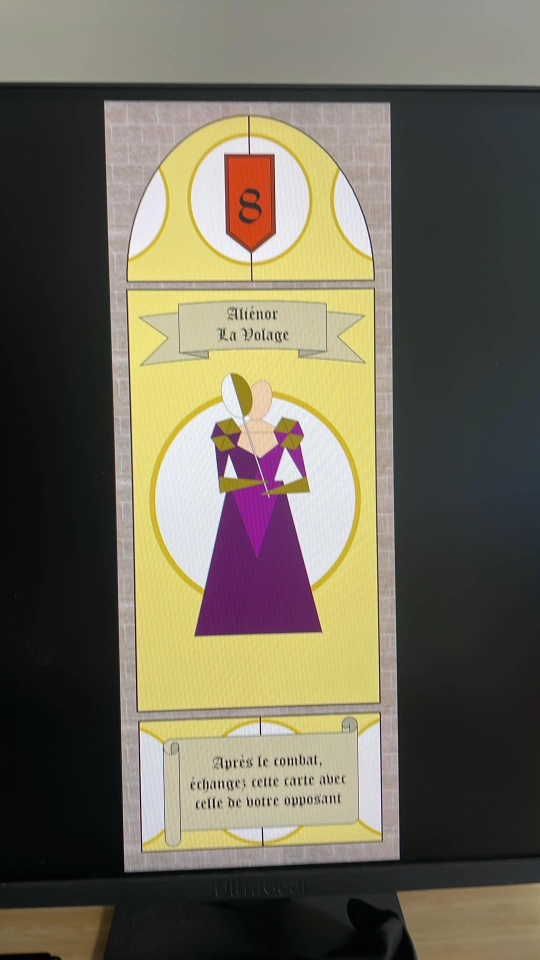
#> input picture tournoi-des-douzes/assets/alienor.jpeg, 1080 x 1920 px (shown at 1/2 size); its folder holds only this picture in this run
$ python extract_cards.py ../assets/alienor.jpeg
#> lines starting #> are read from the running program, lines starting #| are printed output that depends on the picture; after the words box and inside, x2 and y2 are one past the last pixel; in counts of white or black regions, pixels touching at a corner belong together
#!/usr/bin/env python3
"""Extrait le rectangle de la carte depuis les photos d'écran de assets/.

Les sources sont des photos d'un moniteur : fond noir, mur clair en haut,
bureau en bas. La carte est un rectangle très allongé (~1:2.6) bordé de pierre
claire. On isole la carte, on corrige la perspective, et on écrit un PNG net
dans cards/.

Usage : python3 tools/extract_cards.py [--debug]
"""
import sys
import pathlib
import cv2
import numpy as np

ROOT = pathlib.Path(__file__).resolve().parent.parent
SRC = ROOT / "assets"
OUT = ROOT / "cards"
DBG = pathlib.Path(
    "/private/tmp/claude-501/-Users-Novatix-Documents-projects-games/"
    "6146b6f1-e560-40d5-a662-081b776e47e8/scratchpad/dbg"
)

# Redressement en pleine résolution, puis export web.
OUT_W, OUT_H = 620, 1600
WEB_W, WEB_H = 465, 1200
WEBP_Q = 86

DEBUG = "--debug" in sys.argv
KEEP_PNG = "--png" in sys.argv


def order_corners(pts):
    """Ordonne 4 points en (haut-gauche, haut-droite, bas-droite, bas-gauche)."""
    pts = np.array(pts, dtype=np.float32).reshape(4, 2)
    c = pts.mean(axis=0)
    ang = np.arctan2(pts[:, 1] - c[1], pts[:, 0] - c[0])
    # tri horaire en partant du coin haut-gauche (angle ~ -135°)
    idx = np.argsort((ang + 2 * np.pi + np.pi * 0.75) % (2 * np.pi))
    return pts[idx]


def fill_holes(mask):
    """Remplit les cavités closes sans dilater la silhouette.

    Une cavité = composante du fond qui ne touche aucun bord de l'image.
    """
    h, w = mask.shape
    inv = cv2.bitwise_not(mask)
    n, labels, stats, _ = cv2.connectedComponentsWithStats(inv, 4)
    out = mask.copy()
    for i in range(1, n):
        x, y, cw, ch, _ = stats[i]
        if x <= 0 or y <= 0 or x + cw >= w or y + ch >= h:
            continue  # relié à l'extérieur : ce n'est pas un trou
        out[labels == i] = 255
    return out


def card_mask(bgr, thresh=78):
    """Masque binaire de la carte : clair, non collé aux bords de l'image."""
    gray = cv2.cvtColor(bgr, cv2.COLOR_BGR2GRAY)
    gray = cv2.GaussianBlur(gray, (5, 5), 0)
    # Tout ce qui n'est pas le noir du moniteur / de l'écran.
    mask = (gray > thresh).astype(np.uint8) * 255

    # Petite fermeture : soude le liseré de pierre là où le JPEG l'a grignoté,
    # sans franchir le cadre noir du moniteur (~40 px).
    k = cv2.getStructuringElement(cv2.MORPH_ELLIPSE, (7, 7))
    mask = cv2.morphologyEx(mask, cv2.MORPH_CLOSE, k)
    mask = fill_holes(mask)

    # Supprime les composantes qui touchent un bord (mur, bureau, reflets).
    h, w = mask.shape
    n, labels, stats, _ = cv2.connectedComponentsWithStats(mask, 8)
    keep = np.zeros_like(mask)
    for i in range(1, n):
        x, y, cw, ch, area = stats[i]
        if x <= 1 or y <= 1 or x + cw >= w - 1 or y + ch >= h - 1:
            continue
        if area < 0.02 * h * w:
            continue
        keep[labels == i] = 255
    # Lisse le contour final (le liseré peut rester dentelé).
    k2 = cv2.getStructuringElement(cv2.MORPH_ELLIPSE, (15, 15))
    keep = cv2.morphologyEx(keep, cv2.MORPH_CLOSE, k2)
    return fill_holes(keep)


def find_quad(mask):
    """Quadrilatère de la carte, ou None."""
    cnts, _ = cv2.findContours(mask, cv2.RETR_EXTERNAL, cv2.CHAIN_APPROX_SIMPLE)
    if not cnts:
        return None
    best, best_area = None, 0
    for c in cnts:
        area = cv2.contourArea(c)
        if area < best_area:
            continue
        hull = cv2.convexHull(c)
        peri = cv2.arcLength(hull, True)
        quad = None
        # epsilon croissant jusqu'à tomber sur 4 sommets
        for eps in np.arange(0.005, 0.10, 0.002):
            ap = cv2.approxPolyDP(hull, eps * peri, True)
            if len(ap) == 4:
                quad = ap
                break
            if len(ap) < 4:
                break
        if quad is None:
            rect = cv2.minAreaRect(hull)
            quad = cv2.boxPoints(rect).reshape(4, 1, 2)
        pts = order_corners(quad)
        wtop = np.linalg.norm(pts[1] - pts[0])
        wbot = np.linalg.norm(pts[2] - pts[3])
        hl = np.linalg.norm(pts[3] - pts[0])
        hr = np.linalg.norm(pts[2] - pts[1])
        ratio = ((wtop + wbot) / 2) / max((hl + hr) / 2, 1)
        if not (0.28 <= ratio <= 0.52):
            continue
        best, best_area = pts, area
    return best


def process(path):
    bgr = cv2.imread(str(path))
#> bgr is the input picture: shape (1920, 1080, 3); mean B, G, R 89, 105.1, 110.9
    if bgr is None:
        raise SystemExit(f"lecture impossible : {path}")
    quad = mask = None
    for thresh in (78, 60, 95, 110, 45):
        mask = card_mask(bgr, thresh)
        quad = find_quad(mask)
        if quad is not None:
            break
#> this loop made 1 pass
#> quad on pass 1: [[210, 200], [780, 206], [797, 1719], [249, 1742]]
#> pass 1, in card_mask, `gray = cv2.cvtColor(bgr, cv2.COLOR_BGR2GRAY)`:
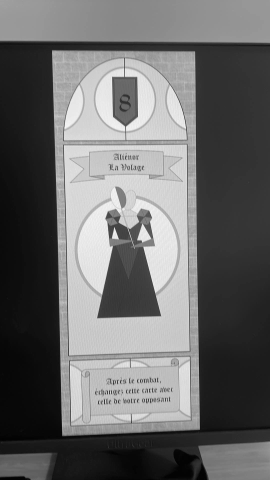
#> gray: shape (1920, 1080) (shown at 1/4 size); min 0, max 255, mean 105
#> pass 1, in card_mask, `mask = (gray > thresh).astype(np.uint8) * 255`:
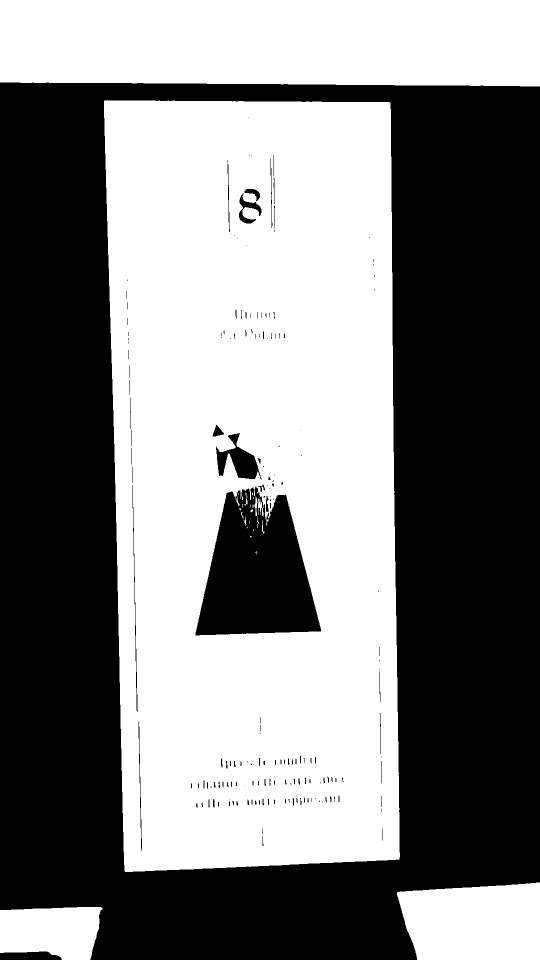
#> mask: shape (1920, 1080) (shown at 1/2 size); 50% white; 31 white regions (20 under 20 px), largest, box (x1, y1, x2, y2) and area: (208, 200, 800, 1744) 796500, (0, 0, 1080, 173) 182082, (794, 1765, 1080, 1920) 38917
#> pass 1, in card_mask, `mask = cv2.morphologyEx(mask, cv2.MORPH_CLOSE, k)`:
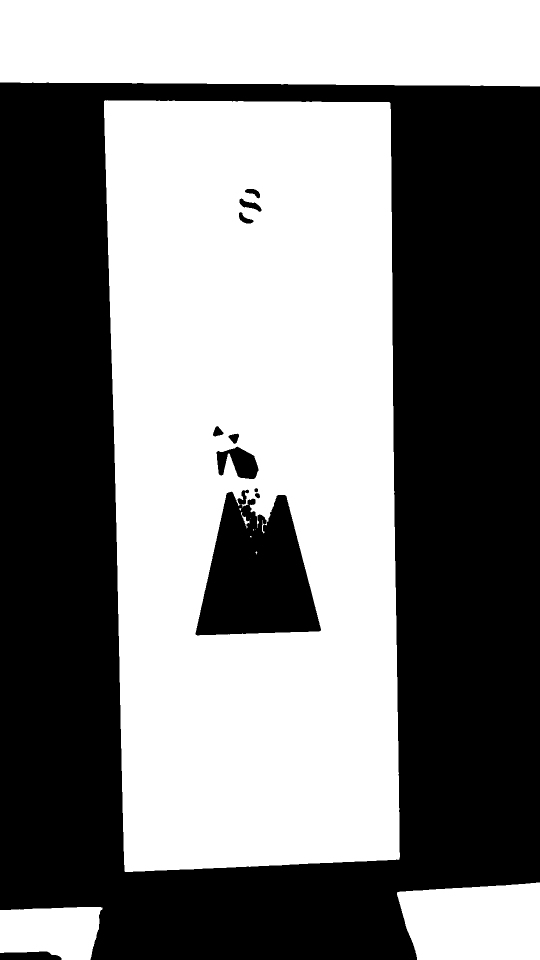
#> mask: shape (1920, 1080) (shown at 1/2 size); 50.2% white; 11 black regions, largest, box (x1, y1, x2, y2) and area: (0, 165, 1080, 1920) 975682, (391, 979, 642, 1271) 49235, (433, 893, 517, 958) 3320
#> after the loop:
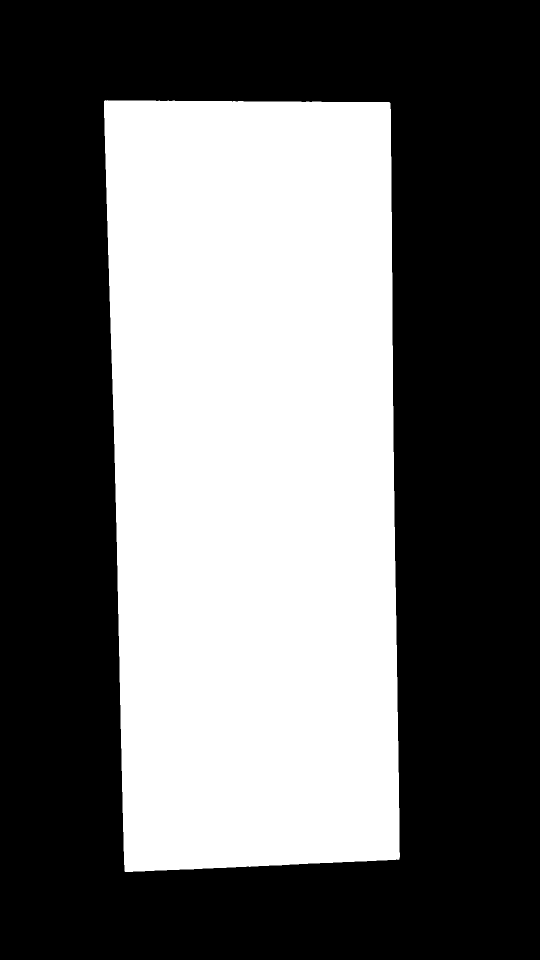
#> mask: shape (1920, 1080) (shown at 1/2 size); 41.3% white; 1 white region, box (x1, y1, x2, y2) and area: (208, 200, 800, 1744) 856978
    if quad is None:
        raise SystemExit(f"carte introuvable : {path.name}")

    dst = np.array(
        [[0, 0], [OUT_W - 1, 0], [OUT_W - 1, OUT_H - 1], [0, OUT_H - 1]],
        dtype=np.float32,
    )
    M = cv2.getPerspectiveTransform(quad.astype(np.float32), dst)
#> M = [[1.05, -0.0266, -215.7], [-0.0104, 0.986, -195], [-3.34e-05, -2.35e-05, 1]]
    warp = cv2.warpPerspective(
        bgr, M, (OUT_W, OUT_H), flags=cv2.INTER_CUBIC, borderMode=cv2.BORDER_REPLICATE
    )
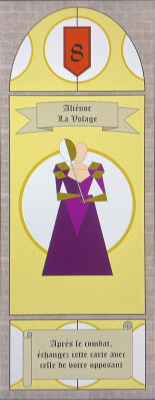
#> warp: shape (1600, 620, 3) (shown at 1/4 size); mean B, G, R 144.8, 178.9, 194.6

    if DEBUG:
        DBG.mkdir(parents=True, exist_ok=True)
        vis = bgr.copy()
        cv2.polylines(vis, [quad.astype(np.int32)], True, (0, 255, 0), 6)
        for i, p in enumerate(quad.astype(int)):
            cv2.circle(vis, tuple(p), 18, (0, 0, 255), -1)
            cv2.putText(vis, str(i), tuple(p), cv2.FONT_HERSHEY_SIMPLEX, 2, (255, 255, 255), 4)
        cv2.imwrite(str(DBG / f"quad-{path.stem}.jpg"), vis)
        cv2.imwrite(str(DBG / f"mask-{path.stem}.jpg"), mask)

    return warp, quad


# La photo du Père Pair a été prise pendant une lecture vidéo : la barre de
# contrôle translucide recouvre le liseré de pierre du bas. On la remplace par
# le même liseré pris sur une autre carte (même canevas 620×1600 après
# redressement), en recalant la teinte sur celle de la photo cible.
PATCH_BOTTOM = {"le-pere-pair": ("jeanne", 1556)}


# [19 lines left out: function patch_bottom, not called in this run]


def finish(warp):
    """Nettoyage léger : les sources sont des photos de dalle LCD (moiré, franges).

    Débruitage bilatéral pour effacer le tramage sans manger les lettrines
    gothiques, léger accentuage, puis saturation un peu relevée.
    """
    img = cv2.bilateralFilter(warp, 7, 42, 9)
    small = cv2.resize(img, (WEB_W, WEB_H), interpolation=cv2.INTER_AREA)
    blur = cv2.GaussianBlur(small, (0, 0), 1.1)
    sharp = cv2.addWeighted(small, 1.45, blur, -0.45, 0)
    hsv = cv2.cvtColor(sharp, cv2.COLOR_BGR2HSV).astype(np.float32)
    hsv[..., 1] = np.clip(hsv[..., 1] * 1.10, 0, 255)
    return cv2.cvtColor(hsv.astype(np.uint8), cv2.COLOR_HSV2BGR)


# [10 lines left out: function make_icons, not called in this run]


def main():
    OUT.mkdir(exist_ok=True)
    cards, quads = {}, {}
    for path in sorted(SRC.glob("*.jpeg")):
        warp, quad = process(path)
#> quad = [[210, 200], [780, 206], [797, 1719], [249, 1742]]
        cards[path.stem] = warp
        quads[path.stem] = quad

    for name in PATCH_BOTTOM:
        if name in cards:
            cards[name] = patch_bottom(name, cards[name], cards)
#> after the loop, cards = 1 item

    for name, warp in cards.items():
        web = finish(warp)
        out = OUT / f"{name}.webp"
        cv2.imwrite(str(out), web, [cv2.IMWRITE_WEBP_QUALITY, WEBP_Q])
        if KEEP_PNG:
            cv2.imwrite(str(OUT / f"{name}.png"), warp, [cv2.IMWRITE_PNG_COMPRESSION, 9])
        kb = out.stat().st_size / 1024
        print(f"{name:18s} -> {out.name:22s} {WEB_W}x{WEB_H}  {kb:5.1f} ko")
#> this loop made 1 pass
#> name on pass 1: 'alienor'
#> pass 1, in finish, `small = cv2.resize(img, (WEB_W, WEB_H), interpolation=cv2.INTER_AREA)`:
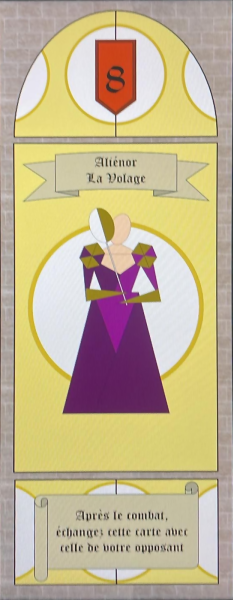
#> small: shape (1200, 465, 3) (shown at 1/2 size); mean B, G, R 144.8, 178.9, 194.6
#> pass 1, in finish, `blur = cv2.GaussianBlur(small, (0, 0), 1.1)`:
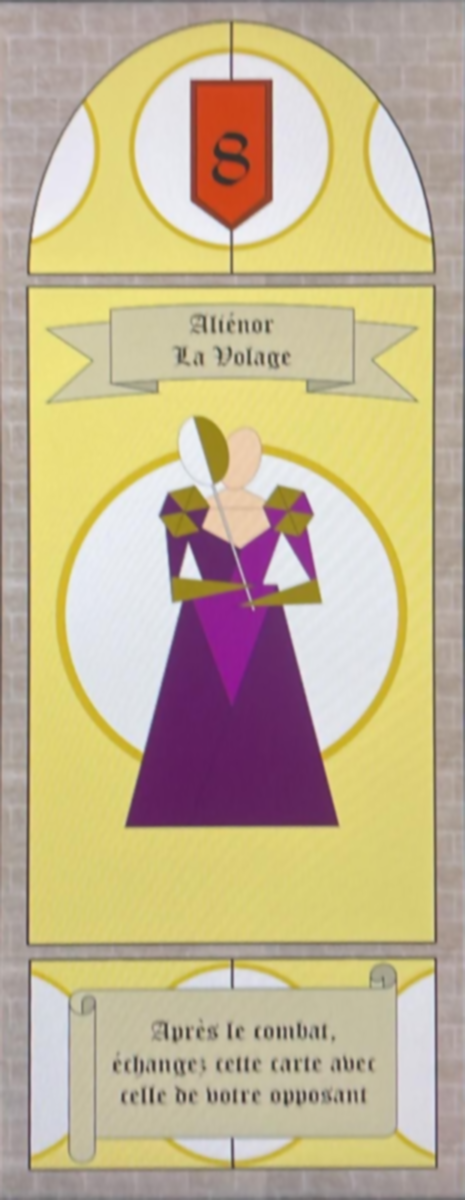
#> blur: shape (1200, 465, 3); mean B, G, R 144.9, 179, 194.7

    make_icons(cards["background"])


if __name__ == "__main__":
#> (the run stopped early here; a loop or call above may not have finished)

$ run again, on tournoi-des-douzes/assets/henriette.jpeg
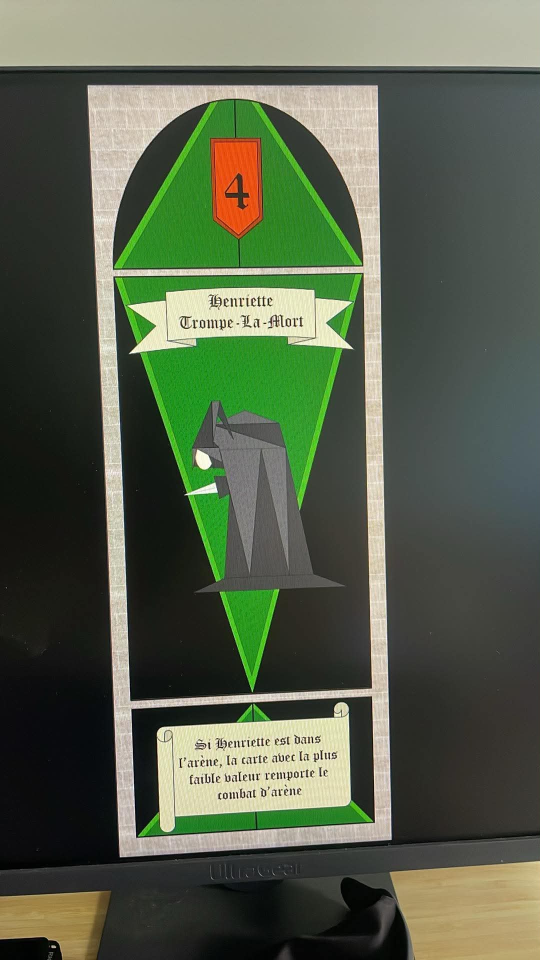
#> input picture tournoi-des-douzes/assets/henriette.jpeg, 1080 x 1920 px (shown at 1/2 size)
#> in process, bgr is the input picture: shape (1920, 1080, 3); mean B, G, R 75.3, 95.8, 86.5
#> the loop in process, `for thresh in (78, 60, 95, 110, 45):` made 1 pass
#> quad on pass 1: [[174, 171], [754, 169], [783, 1678], [240, 1714]]
#> pass 1, in card_mask, `mask = cv2.morphologyEx(mask, cv2.MORPH_CLOSE, k)`:
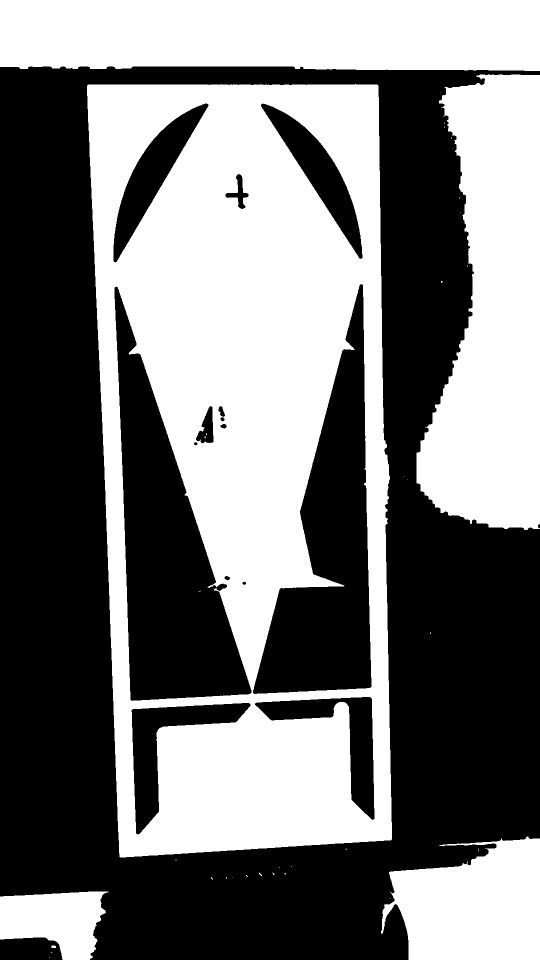
#> mask: shape (1920, 1080) (shown at 1/2 size); 47.4% white; 37 white regions (31 under 20 px), largest, box (x1, y1, x2, y2) and area: (174, 168, 784, 1715) 596164, (833, 149, 1080, 1060) 159004, (0, 0, 1080, 142) 147676, (762, 1673, 1080, 1920) 58709, (0, 1783, 217, 1920) 20777, (103, 1891, 112, 1896) 43
#> M = [[1.03, -0.044, -171.3], [0.0033, 0.958, -164.4], [-4.02e-05, -3.83e-05, 1]]
#> in main, `warp, quad = process(path)`: quad = [[174, 171], [754, 169], [783, 1678], [240, 1714]]
#> after the loop in main, `for name in PATCH_BOTTOM:`: cards = 1 item
#> the loop in main, `for name, warp in cards.items():` made 1 pass
#> name on pass 1: 'henriette'
#> pass 1, in finish, `blur = cv2.GaussianBlur(small, (0, 0), 1.1)`:
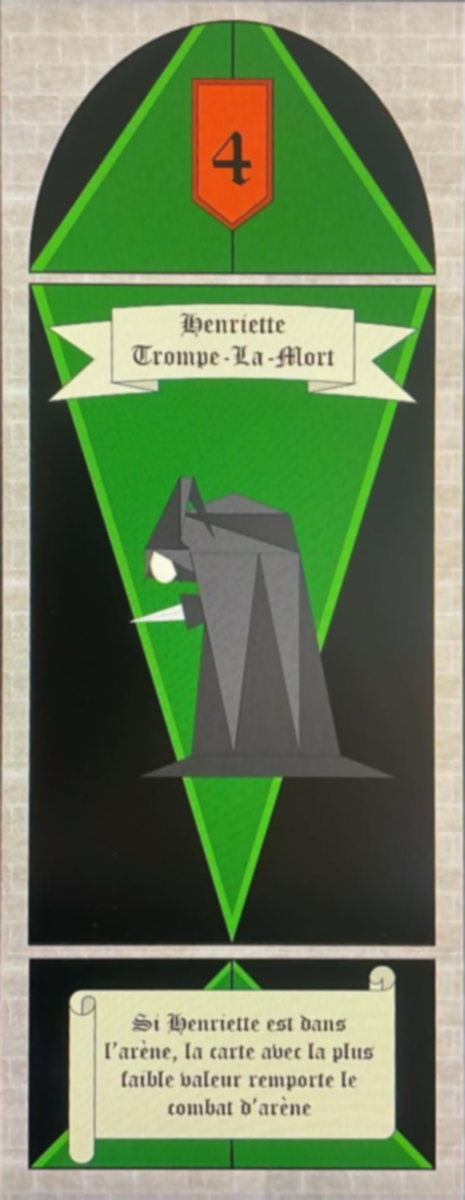
#> blur: shape (1200, 465, 3); mean B, G, R 91.7, 128.6, 109.4

$ run again, on tournoi-des-douzes/assets/jeanne.jpeg
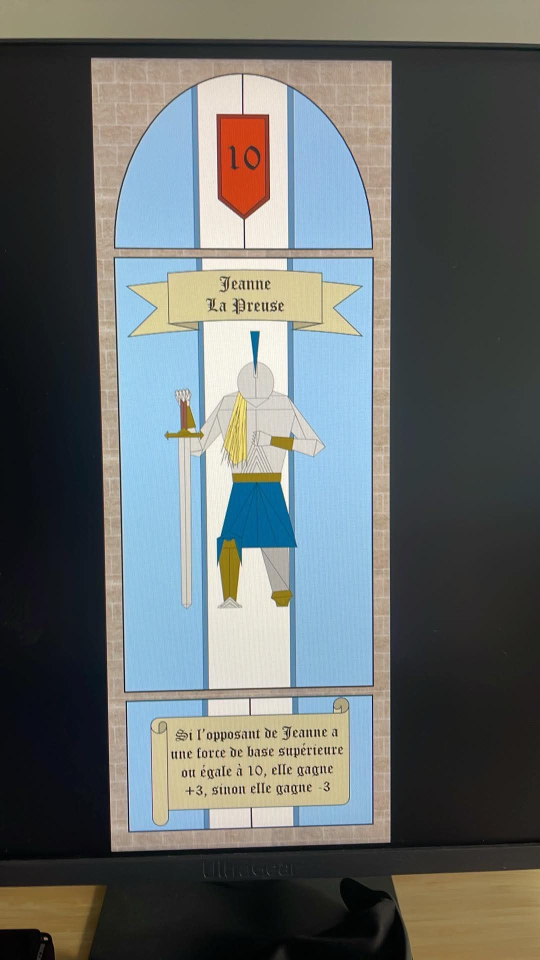
#> input picture tournoi-des-douzes/assets/jeanne.jpeg, 1080 x 1920 px (shown at 1/2 size)
#> in process, bgr is the input picture: shape (1920, 1080, 3); mean B, G, R 105.3, 106.6, 101.8
#> the loop in process, `for thresh in (78, 60, 95, 110, 45):` made 1 pass
#> quad on pass 1: [[184, 115], [783, 122], [780, 1684], [222, 1700]]
#> pass 1, in card_mask, `mask = cv2.morphologyEx(mask, cv2.MORPH_CLOSE, k)`:
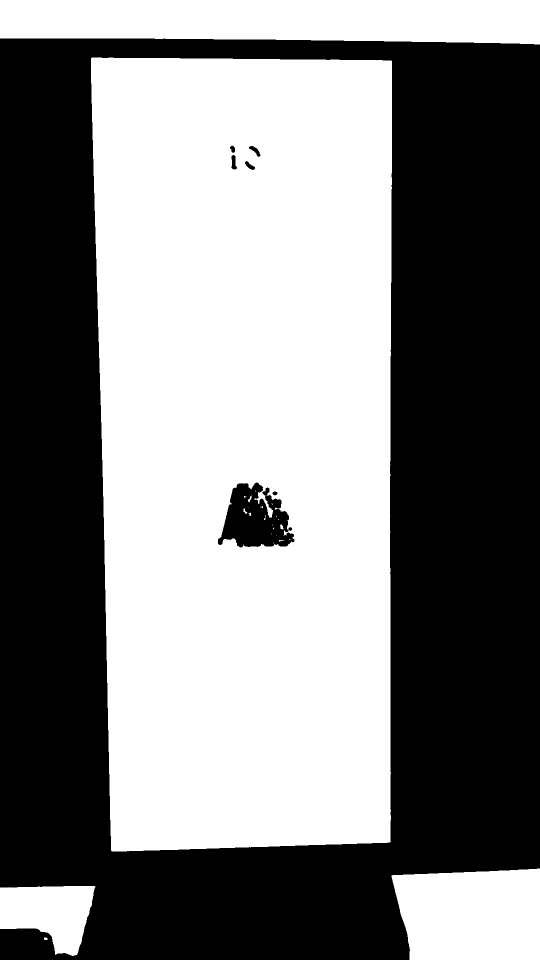
#> mask: shape (1920, 1080) (shown at 1/2 size); 50.8% white; 7 black regions, largest, box (x1, y1, x2, y2) and area: (0, 77, 1080, 1920) 1006850, (436, 965, 589, 1095) 12644, (463, 310, 474, 339) 218
#> M = [[1.01, -0.0242, -182.8], [-0.0109, 0.931, -105.1], [-2.47e-05, -4.22e-05, 1]]
#> in main, `warp, quad = process(path)`: quad = [[184, 115], [783, 122], [780, 1684], [222, 1700]]
#> after the loop in main, `for name in PATCH_BOTTOM:`: cards = 1 item
#> the loop in main, `for name, warp in cards.items():` made 1 pass
#> name on pass 1: 'jeanne'
#> pass 1, in finish, `blur = cv2.GaussianBlur(small, (0, 0), 1.1)`:
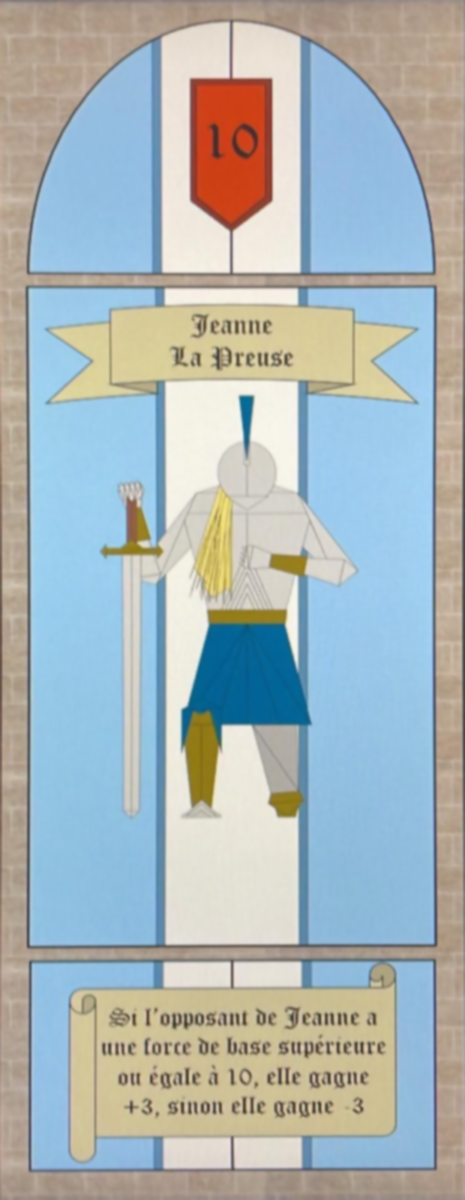
#> blur: shape (1200, 465, 3); mean B, G, R 183, 181.5, 170.4
